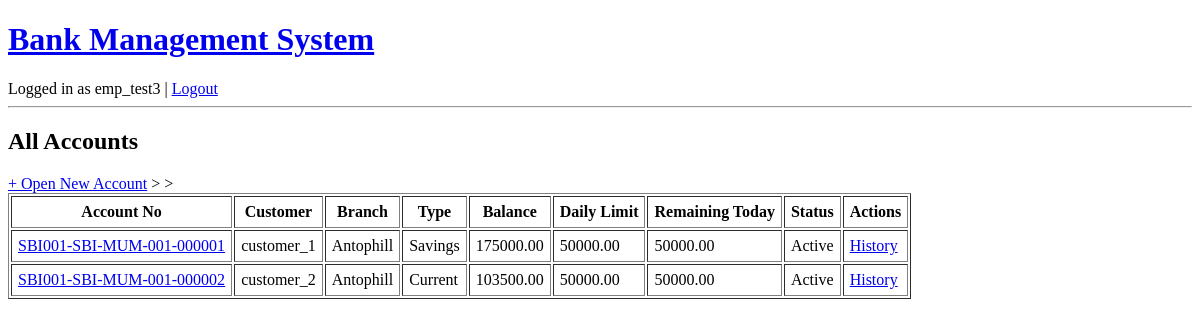
Before: /accounts/ (signed in) with the older database file.
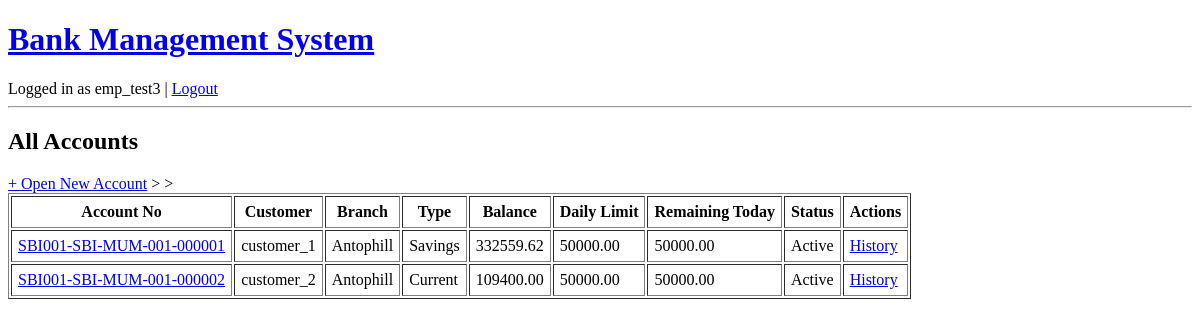
After: the same page with the newer database file.
### accounts/models.py (models this page shows, shortened)
class Account(models.Model):
    ACCOUNT_TYPES = [
        ("SAVINGS", "Savings"),
        ("CURRENT", "Current"),
        ("LOAN", "Loan"),
    ]
    STATUS_CHOICES = [
        ("ACTIVE", "Active"),
        ("CLOSED", "Closed"),
    ]
    account_no = models.CharField(max_length=30, unique=True, editable=False, blank=True)
    customer = models.ForeignKey(Customer, on_delete=models.CASCADE, related_name="accounts")
    branch = models.ForeignKey(Branch, on_delete=models.PROTECT, related_name="accounts")
    account_type = models.CharField(max_length=10, choices=ACCOUNT_TYPES)
    balance = models.DecimalField(max_digits=12, decimal_places=2, default=0.00)
    status = models.CharField(max_length=20, choices=STATUS_CHOICES, default="ACTIVE")
    daily_limit = models.DecimalField(max_digits=12, decimal_places=2, default=50000.00)
    open_date = models.DateField(auto_now_add=True)
    def get_remaining_daily_limit(self):
        from django.utils import timezone
        from django.db.models import Sum
        from transactions.models import Transaction  # local import avoids circular import
        today = timezone.localdate()
        debited_today = Transaction.objects.filter(
            from_account=self,
            transaction_type__in=["WITHDRAW", "TRANSFER"],
            status="SUCCESS",
            timestamp__date=today,
            is_loan_related=False,
        ).aggregate(total=Sum("amount"))["total"] or 0
        remaining = self.daily_limit - debited_today
        return remaining if remaining > 0 else 0

### users/models.py (models this page shows, shortened)
class Customer(models.Model):
    user = models.OneToOneField(User, on_delete=models.CASCADE)
    customer_type = models.CharField(
        max_length=20,
        choices=[("INDIVIDUAL", "Individual"), ("BUSINESS", "Business")]
    )
    dob = models.DateField()
    gender = models.CharField(
        max_length=10,
        choices=[("MALE", "Male"), ("FEMALE", "Female"), ("OTHER", "Other")]
    )
    address = models.TextField()
    kyc_status = models.CharField(
        max_length=20,
        choices=[("PENDING", "Pending"), ("VERIFIED", "Verified")]
    )

### bank/models.py (models this page shows, shortened)
class Branch(models.Model):
    bank = models.ForeignKey(Bank, on_delete=models.CASCADE, related_name="branches")
    name = models.CharField(max_length=150)
    branch_code = models.CharField(max_length=20, unique=True)
    address = models.TextField()
    city = models.CharField(max_length=100)
    state = models.CharField(max_length=100)
    ifsc_code = models.CharField(max_length=15, unique=True)
    contact_phone = models.CharField(max_length=15, blank=True)
    created_at = models.DateTimeField(auto_now_add=True)
    class Meta:
        unique_together = ("bank", "branch_code")

### accounts/views.py (the view)
# urls.py: path("", views.account_list, name="account_list"),
@login_required
def account_list(request):
    if not is_admin_or_employee(request.user):
        messages.error(request, "You do not have permission to view accounts.")
        return redirect("customer_dashboard")
    accounts = Account.objects.select_related("customer__user", "branch").order_by("-open_date")
    return render(request, "accounts/account_list.html", {"accounts": accounts})

### bank/views.py (called while the page is built)
def is_admin_or_employee(user):
    if not user.is_authenticated:
        return False
    if Customer.objects.filter(user=user).exists():
        return False
    return True  # admin (no records) OR employee — both allowed to view

### accounts/templates/accounts/account_list.html
{% extends "base.html" %}
{% block content %}
<h2>All Accounts</h2>
<a href="{% url 'create_account' %}">+ Open New Account</a>
<table border="1" cellpadding="6">
    <tr>
        <th>Account No</th>
        <th>Customer</th>
        <th>Branch</th>
        <th>Type</th>
        <th>Balance</th>
        <th>Daily Limit</th>
        <th>Remaining Today</th>
        <th>Status</th>
        <th>Actions</th>
    </tr>
    {% for account in accounts %}
    <tr>
        <td><a href="{% url 'account_detail' account.id %}">{{ account.account_no }}</a></td>
        <td>{{ account.customer.user.get_full_name|default:account.customer.user.username }}</td>
        <td>{{ account.branch.name }}</td>
        <td>{{ account.get_account_type_display }}</td>
        <td>{{ account.balance }}</td>
        <td>{{ account.daily_limit }}</td>
        <td>{{ account.get_remaining_daily_limit }}</td>
        <td>{{ account.get_status_display }}</td>>
        <td><a href="{% url 'transaction_history' account.id %}">History</a></td>
    </tr>
    {% empty %}
    <tr>
        <td colspan="8">No accounts yet.</td>
    </tr>
    {% endfor %}
</table>
{% endblock %}

Changed rows visible on the page:
changed Account "SBI001-SBI-MUM-001-000001": balance "175000.00" → "332559.62"
changed Account "SBI001-SBI-MUM-001-000002": balance "103500.00" → "109400.00"
